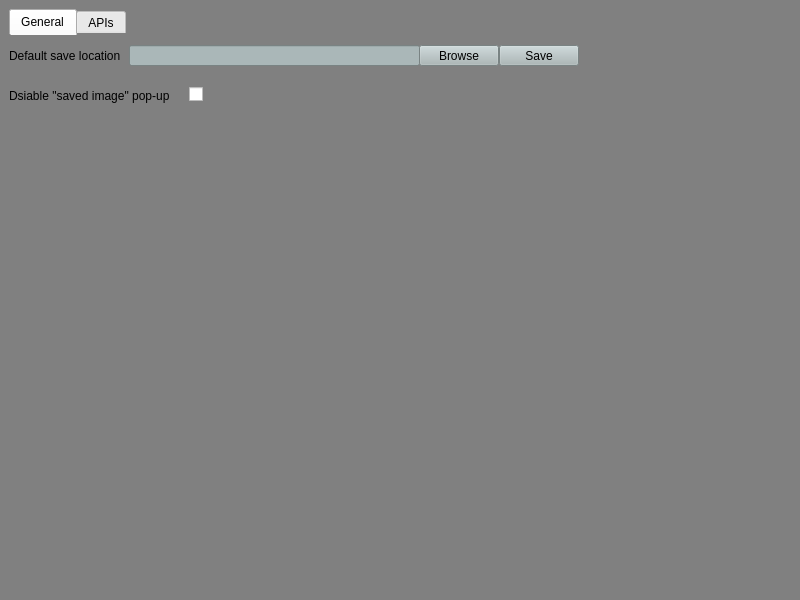
<?xml version="1.0" encoding="UTF-8"?>
<ui version="4.0">
 <class>Prefernces</class>
 <widget class="QMainWindow" name="Prefernces">
  <property name="geometry">
   <rect>
    <x>0</x>
    <y>0</y>
    <width>800</width>
    <height>600</height>
   </rect>
  </property>
  <property name="windowTitle">
   <string>Preferences</string>
  </property>
  <property name="styleSheet">
   <string notr="true">QMainWindow{
	background-color:  #808080
}
QTabWidget{
	background-color:  #808080
}
QTabWidget{ border: 0}

QFrame{
	background-color:   #808080
}

QFrame { border: 0; }

QPushButton{
	background-color: #aab7b8
}
QLineEdit{
	background-color: #aab7b8
}
QComboBox{
	background-color: #aab7b8
}</string>
  </property>
  <widget class="QWidget" name="centralwidget">
   <layout class="QVBoxLayout" name="verticalLayout">
    <item>
     <widget class="QTabWidget" name="tabWidget">
      <property name="styleSheet">
       <string notr="true"/>
      </property>
      <property name="currentIndex">
       <number>0</number>
      </property>
      <widget class="QWidget" name="tab">
       <attribute name="title">
        <string>General</string>
       </attribute>
       <widget class="QLabel" name="label_2">
        <property name="geometry">
         <rect>
          <x>0</x>
          <y>10</y>
          <width>121</width>
          <height>21</height>
         </rect>
        </property>
        <property name="text">
         <string>Default save location</string>
        </property>
       </widget>
       <widget class="QLineEdit" name="defaultLocationBar">
        <property name="geometry">
         <rect>
          <x>120</x>
          <y>10</y>
          <width>291</width>
          <height>21</height>
         </rect>
        </property>
       </widget>
       <widget class="QPushButton" name="saveDefaultLocationBtn">
        <property name="geometry">
         <rect>
          <x>490</x>
          <y>10</y>
          <width>80</width>
          <height>21</height>
         </rect>
        </property>
        <property name="text">
         <string>Save</string>
        </property>
       </widget>
       <widget class="QPushButton" name="browse">
        <property name="geometry">
         <rect>
          <x>410</x>
          <y>10</y>
          <width>80</width>
          <height>21</height>
         </rect>
        </property>
        <property name="text">
         <string>Browse</string>
        </property>
       </widget>
       <widget class="QLabel" name="label_3">
        <property name="geometry">
         <rect>
          <x>0</x>
          <y>40</y>
          <width>171</width>
          <height>41</height>
         </rect>
        </property>
        <property name="text">
         <string>Dsiable &quot;saved image&quot; pop-up</string>
        </property>
       </widget>
       <widget class="QCheckBox" name="savedImgPopUp">
        <property name="geometry">
         <rect>
          <x>180</x>
          <y>50</y>
          <width>80</width>
          <height>19</height>
         </rect>
        </property>
        <property name="text">
         <string/>
        </property>
       </widget>
      </widget>
      <widget class="QWidget" name="tab_2">
       <attribute name="title">
        <string>APIs</string>
       </attribute>
       <widget class="QPushButton" name="Save">
        <property name="geometry">
         <rect>
          <x>30</x>
          <y>60</y>
          <width>80</width>
          <height>21</height>
         </rect>
        </property>
        <property name="text">
         <string>Save</string>
        </property>
       </widget>
       <widget class="QPushButton" name="AuthenticateBtn">
        <property name="geometry">
         <rect>
          <x>120</x>
          <y>60</y>
          <width>101</width>
          <height>21</height>
         </rect>
        </property>
        <property name="text">
         <string>Authenticate</string>
        </property>
       </widget>
       <widget class="QLineEdit" name="wahheavenApiBar">
        <property name="geometry">
         <rect>
          <x>120</x>
          <y>20</y>
          <width>321</width>
          <height>21</height>
         </rect>
        </property>
       </widget>
       <widget class="QLabel" name="label">
        <property name="geometry">
         <rect>
          <x>20</x>
          <y>20</y>
          <width>111</width>
          <height>21</height>
         </rect>
        </property>
        <property name="text">
         <string>Wallheaven API :</string>
        </property>
       </widget>
      </widget>
     </widget>
    </item>
   </layout>
  </widget>
 </widget>
 <resources/>
 <connections/>
</ui>
